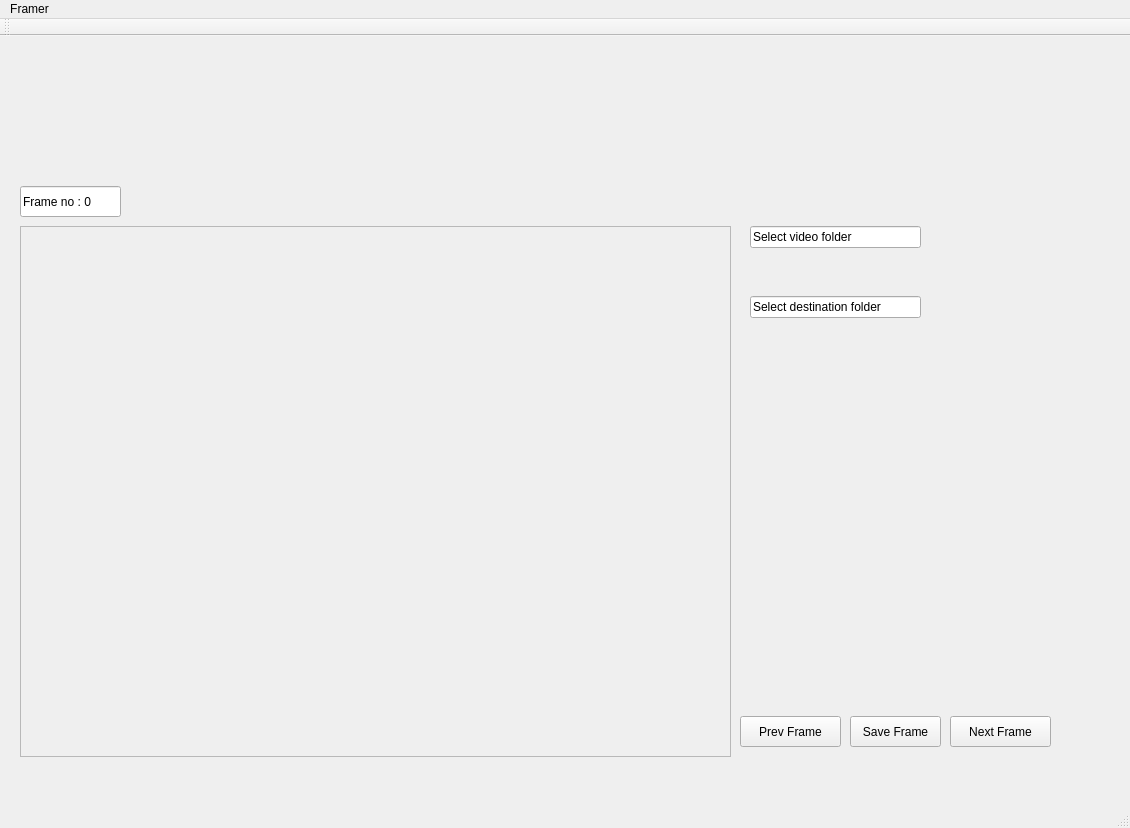
<?xml version="1.0" encoding="UTF-8"?>
<ui version="4.0">
 <class>Framer</class>
 <widget class="QMainWindow" name="Framer">
  <property name="geometry">
   <rect>
    <x>0</x>
    <y>0</y>
    <width>1130</width>
    <height>828</height>
   </rect>
  </property>
  <property name="windowTitle">
   <string>Framer</string>
  </property>
  <widget class="QWidget" name="centralWidget">
   <widget class="QFrame" name="frame">
    <property name="geometry">
     <rect>
      <x>20</x>
      <y>190</y>
      <width>711</width>
      <height>531</height>
     </rect>
    </property>
    <property name="frameShape">
     <enum>QFrame::StyledPanel</enum>
    </property>
    <property name="frameShadow">
     <enum>QFrame::Raised</enum>
    </property>
   </widget>
   <widget class="QPushButton" name="pushButton">
    <property name="geometry">
     <rect>
      <x>850</x>
      <y>680</y>
      <width>91</width>
      <height>31</height>
     </rect>
    </property>
    <property name="text">
     <string>Save Frame</string>
    </property>
   </widget>
   <widget class="QPushButton" name="pushButton_2">
    <property name="geometry">
     <rect>
      <x>950</x>
      <y>680</y>
      <width>101</width>
      <height>31</height>
     </rect>
    </property>
    <property name="text">
     <string>Next Frame</string>
    </property>
   </widget>
   <widget class="QLineEdit" name="lineEdit">
    <property name="geometry">
     <rect>
      <x>20</x>
      <y>150</y>
      <width>101</width>
      <height>31</height>
     </rect>
    </property>
    <property name="text">
     <string>Frame no : 0</string>
    </property>
   </widget>
   <widget class="QPushButton" name="pushButton_3">
    <property name="geometry">
     <rect>
      <x>740</x>
      <y>680</y>
      <width>101</width>
      <height>31</height>
     </rect>
    </property>
    <property name="text">
     <string>Prev Frame</string>
    </property>
   </widget>
   <widget class="QLineEdit" name="lineEdit_2">
    <property name="geometry">
     <rect>
      <x>750</x>
      <y>190</y>
      <width>171</width>
      <height>22</height>
     </rect>
    </property>
    <property name="text">
     <string>Select video folder</string>
    </property>
   </widget>
   <widget class="QLineEdit" name="lineEdit_3">
    <property name="geometry">
     <rect>
      <x>750</x>
      <y>260</y>
      <width>171</width>
      <height>22</height>
     </rect>
    </property>
    <property name="text">
     <string>Select destination folder</string>
    </property>
   </widget>
  </widget>
  <widget class="QMenuBar" name="menuBar">
   <property name="geometry">
    <rect>
     <x>0</x>
     <y>0</y>
     <width>1130</width>
     <height>19</height>
    </rect>
   </property>
   <widget class="QMenu" name="menuFramer">
    <property name="title">
     <string>Framer</string>
    </property>
   </widget>
   <addaction name="menuFramer"/>
  </widget>
  <widget class="QToolBar" name="mainToolBar">
   <attribute name="toolBarArea">
    <enum>TopToolBarArea</enum>
   </attribute>
   <attribute name="toolBarBreak">
    <bool>false</bool>
   </attribute>
  </widget>
  <widget class="QStatusBar" name="statusBar"/>
 </widget>
 <layoutdefault spacing="6" margin="11"/>
 <resources/>
 <connections/>
</ui>
